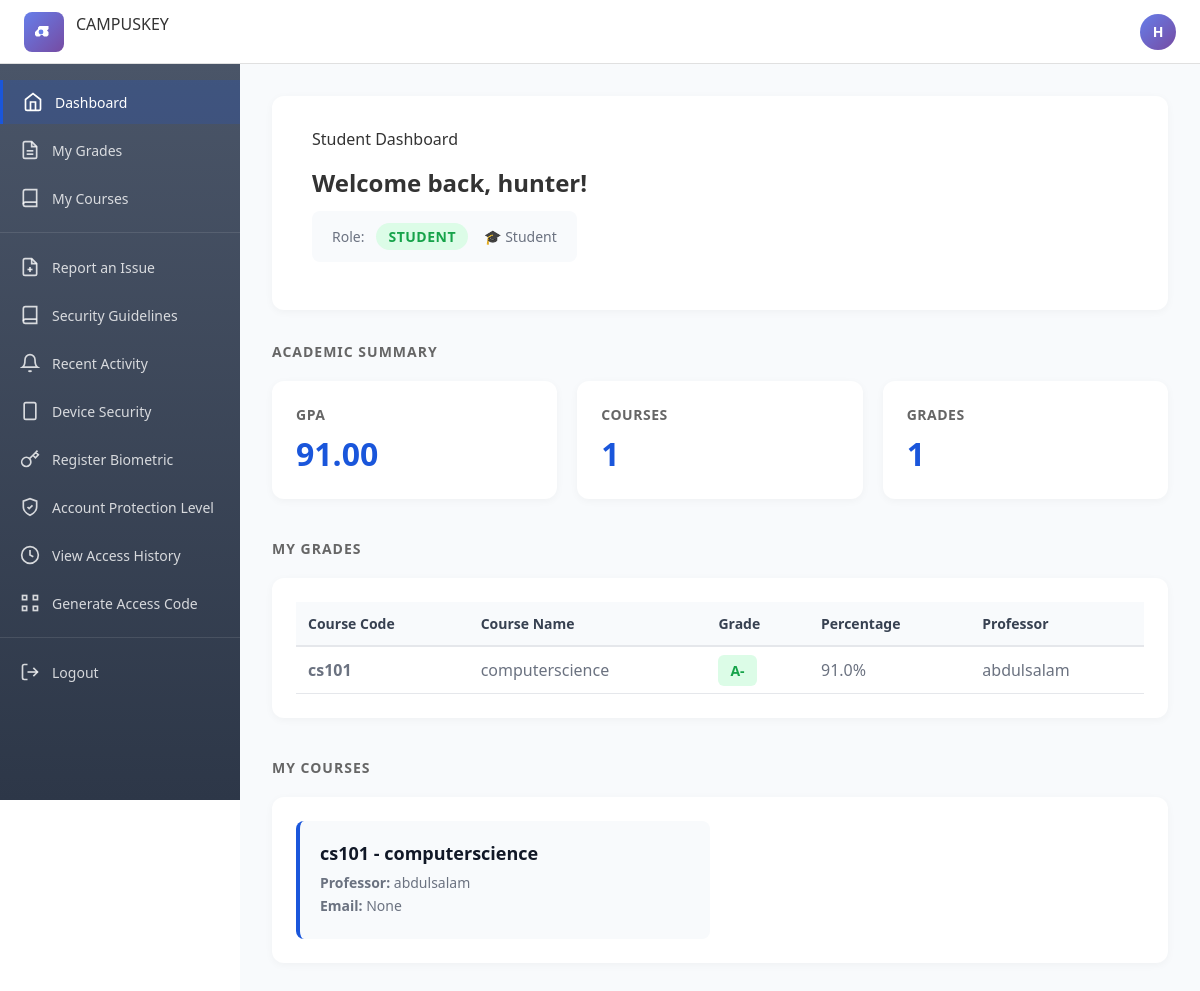
/student/dashboard (signed in), run on the app's committed database.
### models.py (models this page shows, shortened)
class User(UserMixin, db.Model):
    id = db.Column(db.Integer, primary_key=True)
    username = db.Column(db.String(80), unique=True, nullable=False)
    email = db.Column(db.String(120), nullable=True)  # Optional - only for legacy/display purposes
    phone_number = db.Column(db.String(20), nullable=True)  # Phone number for SMS OTP
    role = db.Column(db.String(20), nullable=False)  # student, professor, admin
    otp_secret = db.Column(db.String(32), default=pyotp.random_base32)
    created_at = db.Column(db.DateTime, default=datetime.utcnow)

class Grade(db.Model):
    id = db.Column(db.Integer, primary_key=True)
    student_id = db.Column(db.Integer, db.ForeignKey('user.id'), nullable=False)
    course_id = db.Column(db.Integer, db.ForeignKey('course.id'), nullable=False)
    grade_value = db.Column(db.String(5), nullable=False)  # A+, A, A-, B+, etc.
    percentage = db.Column(db.Float, nullable=False)  # 0-100
    professor_id = db.Column(db.Integer, db.ForeignKey('user.id'), nullable=False)
    created_at = db.Column(db.DateTime, default=datetime.utcnow)
    updated_at = db.Column(db.DateTime, default=datetime.utcnow, onupdate=datetime.utcnow)
    student = db.relationship('User', foreign_keys=[student_id], backref=db.backref('grades', lazy=True))
    course = db.relationship('Course', backref=db.backref('grades', lazy=True))
    professor = db.relationship('User', foreign_keys=[professor_id])

class Course(db.Model):
    id = db.Column(db.Integer, primary_key=True)
    code = db.Column(db.String(20), unique=True, nullable=False)  # e.g., "CS101"
    name = db.Column(db.String(200), nullable=False)
    professor_id = db.Column(db.Integer, db.ForeignKey('user.id'), nullable=False)
    created_at = db.Column(db.DateTime, default=datetime.utcnow)
    professor = db.relationship('User', backref=db.backref('taught_courses', lazy=True))

### app.py (the view)
@app.route('/student/dashboard')
@login_required
@role_required('student')
def student_dashboard():
    user_data = {
        'username': current_user.username,           # Gets username
        'role': current_user.role,                    # Gets role
        'login_time': session.get('login_time', 'Now') # Gets login time from session
    }
    user_data['grades'] = Grade.query.filter_by(student_id=current_user.id).all()
    user_data['courses'] = [grade.course for grade in user_data['grades']]
    user_data['gpa'] = sum([g.percentage for g in user_data['grades']]) / len(user_data['grades']) if user_data['grades'] else 0
    user_data['recent_grades'] = user_data['grades'][:5] if user_data['grades'] else []
    return render_template('dashboards/student_dashboard.html', data=user_data)

### templates/dashboards/student_dashboard.html (shortened to what this page needs)
{% extends "base.html" %}
{% block content %}
<div class="security-dashboard">
    <section class="dashboard-header">
        <h1 class="header-title">Student Dashboard</h1>
        <div class="header-greeting">
            <h2>Welcome back, {{ data.username }}!</h2>
            <div class="role-badge">
                <span class="role-label">Role:</span>
                <span class="role-value role-student">STUDENT</span>
                <span class="role-description">🎓 Student</span>
            </div>
        </div>
    </section>
    <section class="security-section">
        <h2 class="section-header">ACADEMIC SUMMARY</h2>
        <div class="stats-grid">
            <div class="stat-card">
                <h3>GPA</h3>
                <p class="stat-value">{{ "%.2f"|format(data.gpa) }}</p>
            </div>
            <div class="stat-card">
                <h3>Courses</h3>
                <p class="stat-value">{{ data.courses|length }}</p>
            </div>
            <div class="stat-card">
                <h3>Grades</h3>
                <p class="stat-value">{{ data.grades|length }}</p>
            </div>
        </div>
    </section>
    <section class="security-section">
        <h2 class="section-header">MY GRADES</h2>
        <div class="content-card">
            {% if data.grades %}
            <table class="data-table">
                <thead>
                    <tr>
                        <th>Course Code</th>
                        <th>Course Name</th>
                        <th>Grade</th>
                        <th>Percentage</th>
                        <th>Professor</th>
                    </tr>
                </thead>
                <tbody>
                    {% for grade in data.grades %}
                    <tr>
                        <td><strong>{{ grade.course.code }}</strong></td>
                        <td>{{ grade.course.name }}</td>
                        <td><span class="grade-badge grade-{{ grade.grade_value }}">{{ grade.grade_value }}</span></td>
                        <td>{{ "%.1f"|format(grade.percentage) }}%</td>
                        <td>{{ grade.professor.username }}</td>
                    </tr>
                    {% endfor %}
                </tbody>
            </table>
            {% else %}
            <p>No grades available yet.</p>
            {% endif %}
        </div>
    </section>
    <section class="security-section">
        <h2 class="section-header">MY COURSES</h2>
        <div class="content-card">
            {% if data.courses %}
            <div class="course-list">
                {% for course in data.courses %}
                <div class="course-item">
                    <h3>{{ course.code }} - {{ course.name }}</h3>
                    <p><strong>Professor:</strong> {{ course.professor.username }}</p>
                    <p><strong>Email:</strong> {{ course.professor.email }}</p>
                </div>
                {% endfor %}
            </div>
            {% else %}
            <p>No courses enrolled yet.</p>
            {% endif %}
        </div>
    </section>
</div>
{% endblock %}

### templates/base.html (shortened to what this page needs)
<!DOCTYPE html>
<html lang="en">
<head>
    <link rel="stylesheet" href="{{ url_for('static', filename='css/style.css') }}">
</head>
<body>
    {% if current_user.is_authenticated and request.endpoint != 'login' %}
    <header class="top-header">
        <div class="header-left">
            <div class="logo-square">
            </div>
            <span class="header-title">CAMPUSKEY</span>
        </div>
        <div class="header-right">
            <div class="user-avatar">
                {{ current_user.username[0].upper() }}
            </div>
        </div>
    </header>
    <div class="app-layout">
        <aside class="sidebar">
            <nav class="sidebar-nav">
                <a href="{% if current_user.role == 'admin' %}{{ url_for('admin_dashboard') }}{% elif current_user.role == 'professor' %}{{ url_for('professor_dashboard') }}{% else %}{{ url_for('student_dashboard') }}{% endif %}" class="nav-item {% if 'dashboard' in request.endpoint %}active{% endif %}">
                    <span>Dashboard</span>
                </a>
                {% if current_user.role == 'admin' and current_user.username == 'admin' %}
                <a href="{{ url_for('admin') }}" class="nav-item {% if request.endpoint == 'admin' %}active{% endif %}">
                    <svg width="20" height="20" viewBox="0 0 24 24" fill="none" stroke="currentColor" stroke-width="2">
                        <path d="M17 21v-2a4 4 0 0 0-4-4H5a4 4 0 0 0-4 4v2"></path>
                        <circle cx="9" cy="7" r="4"></circle>
                        <path d="M23 21v-2a4 4 0 0 0-3-3.87"></path>
                        <path d="M16 3.13a4 4 0 0 1 0 7.75"></path>
                    </svg>
                    <span>Manage Users</span>
                </a>
                <a href="{{ url_for('admin_grades') }}" class="nav-item {% if request.endpoint == 'admin_grades' %}active{% endif %}">
                    <svg width="20" height="20" viewBox="0 0 24 24" fill="none" stroke="currentColor" stroke-width="2">
                        <path d="M14 2H6a2 2 0 0 0-2 2v16a2 2 0 0 0 2 2h12a2 2 0 0 0 2-2V8z"></path>
                        <polyline points="14 2 14 8 20 8"></polyline>
                        <line x1="16" y1="13" x2="8" y2="13"></line>
                        <line x1="16" y1="17" x2="8" y2="17"></line>
                    </svg>
                    <span>Grades</span>
                </a>
                <a href="{{ url_for('login_logs') }}" class="nav-item {% if request.endpoint == 'login_logs' %}active{% endif %}">
                    <svg width="20" height="20" viewBox="0 0 24 24" fill="none" stroke="currentColor" stroke-width="2">
                        <circle cx="12" cy="12" r="10"></circle>
                        <polyline points="12 6 12 12 16 14"></polyline>
                    </svg>
                    <span>Login Logs</span>
                </a>
                {% elif current_user.role == 'student' %}
                <a href="{{ url_for('student_grades') }}" class="nav-item {% if request.endpoint == 'student_grades' %}active{% endif %}">
                    <span>My Grades</span>
                </a>
                <a href="{{ url_for('student_courses') }}" class="nav-item {% if request.endpoint == 'student_courses' %}active{% endif %}">
                    <svg width="20" height="20" viewBox="0 0 24 24" fill="none" stroke="currentColor" stroke-width="2">
                        <path d="M4 19.5A2.5 2.5 0 0 1 6.5 17H20"></path>
                        <path d="M6.5 2H20v20H6.5A2.5 2.5 0 0 1 4 19.5v-15A2.5 2.5 0 0 1 6.5 2z"></path>
                    </svg>
                    <span>My Courses</span>
                </a>
                {% endif %}
                <div class="nav-divider"></div>
                <a href="{{ url_for('report_issue') }}" class="nav-item {% if request.endpoint == 'report_issue' %}active{% endif %}">
                    <span>Report an Issue</span>
                </a>
                <a href="{{ url_for('security_guidelines') }}" class="nav-item {% if request.endpoint == 'security_guidelines' %}active{% endif %}">
                    <svg width="20" height="20" viewBox="0 0 24 24" fill="none" stroke="currentColor" stroke-width="2">
                        <path d="M4 19.5A2.5 2.5 0 0 1 6.5 17H20"></path>
                        <path d="M6.5 2H20v20H6.5A2.5 2.5 0 0 1 4 19.5v-15A2.5 2.5 0 0 1 6.5 2z"></path>
                    </svg>
                    <span>Security Guidelines</span>
                </a>
                <a href="{{ url_for('recent_activity') }}" class="nav-item {% if request.endpoint == 'recent_activity' %}active{% endif %}">
                    <svg width="20" height="20" viewBox="0 0 24 24" fill="none" stroke="currentColor" stroke-width="2">
                        <path d="M18 8A6 6 0 0 0 6 8c0 7-3 9-3 9h18s-3-2-3-9"></path>
                        <path d="M13.73 21a2 2 0 0 1-3.46 0"></path>
                    </svg>
                    <span>Recent Activity</span>
                </a>
                <a href="{{ url_for('device_security') }}" class="nav-item {% if request.endpoint == 'device_security' %}active{% endif %}">
                    <svg width="20" height="20" viewBox="0 0 24 24" fill="none" stroke="currentColor" stroke-width="2">
                        <rect x="5" y="2" width="14" height="20" rx="2" ry="2"></rect>
                        <line x1="12" y1="18" x2="12.01" y2="18"></line>
                    </svg>
                    <span>Device Security</span>
                </a>
                <a href="{{ url_for('register_biometric') }}" class="nav-item {% if request.endpoint == 'register_biometric' %}active{% endif %}">
                    <svg width="20" height="20" viewBox="0 0 24 24" fill="none" stroke="currentColor" stroke-width="2">
                        <path d="M21 2l-2 2m-7.61 7.61a5.5 5.5 0 1 1-7.778 7.778 5.5 5.5 0 0 1 7.777-7.777zm0 0L15.5 7.5m0 0l3 3L22 7l-3-3m-3.5 3.5L19 4"></path>
                    </svg>
                    <span>Register Biometric</span>
                </a>
                <a href="{{ url_for('account_protection') }}" class="nav-item {% if request.endpoint == 'account_protection' %}active{% endif %}">
                    <svg width="20" height="20" viewBox="0 0 24 24" fill="none" stroke="currentColor" stroke-width="2">
                        <path d="M12 22s8-4 8-10V5l-8-3-8 3v7c0 6 8 10 8 10z"></path>
                        <polyline points="9 12 11 14 15 10"></polyline>
                    </svg>
                    <span>Account Protection Level</span>
                </a>
                <a href="{{ url_for('access_history') }}" class="nav-item {% if request.endpoint == 'access_history' %}active{% endif %}">
                    <svg width="20" height="20" viewBox="0 0 24 24" fill="none" stroke="currentColor" stroke-width="2">
                        <circle cx="12" cy="12" r="10"></circle>
                        <polyline points="12 6 12 12 16 14"></polyline>
                    </svg>
                    <span>View Access History</span>
                </a>
                <a href="{{ url_for('generate_code') }}" class="nav-item {% if request.endpoint == 'generate_code' %}active{% endif %}">
                    <span>Generate Access Code</span>
                </a>
                <div class="nav-divider"></div>
                <a href="{{ url_for('logout') }}" class="nav-item">
                    <span>Logout</span>
                </a>
            </nav>
        </aside>
        <main class="main-content">
    {% endif %}
    {% block content %}{% endblock %}
    {% if current_user.is_authenticated and request.endpoint != 'login' %}
        </main>
    </div>
    {% endif %}

### data on the page
User: username "H", username "hunter"
Grade: course.code "cs101", course.name "computerscience", grade_value "A-", percentage "91.0", professor.username "abdulsalam"
Course: code "cs101", name "computerscience", professor.username "abdulsalam", professor.email "None"

### other printed values
{{ "%.2f"|format(data.gpa) }} "91.00"
{{ data.courses|length }} "1"
{{ data.grades|length }} "1"
